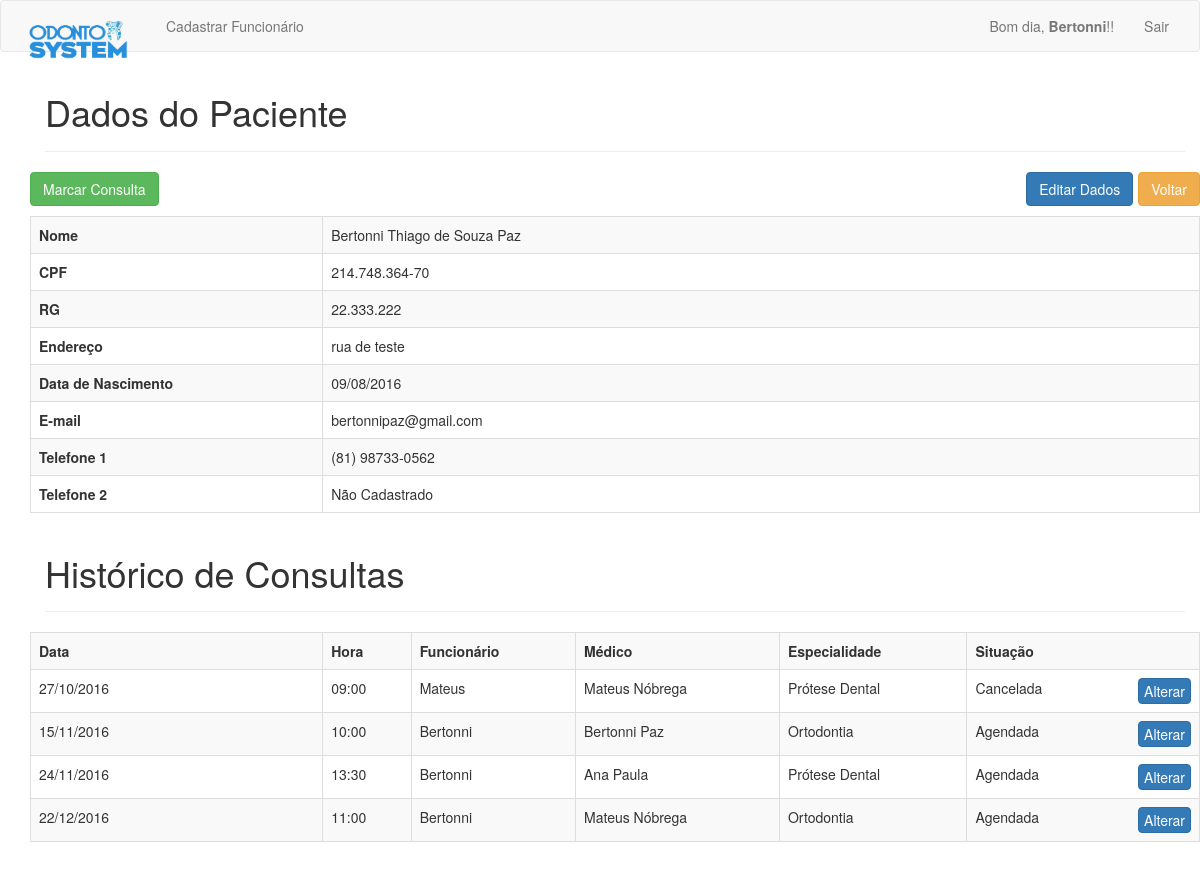
Page /php/paciente.php?id=6 (signed in) on the earlier database version.
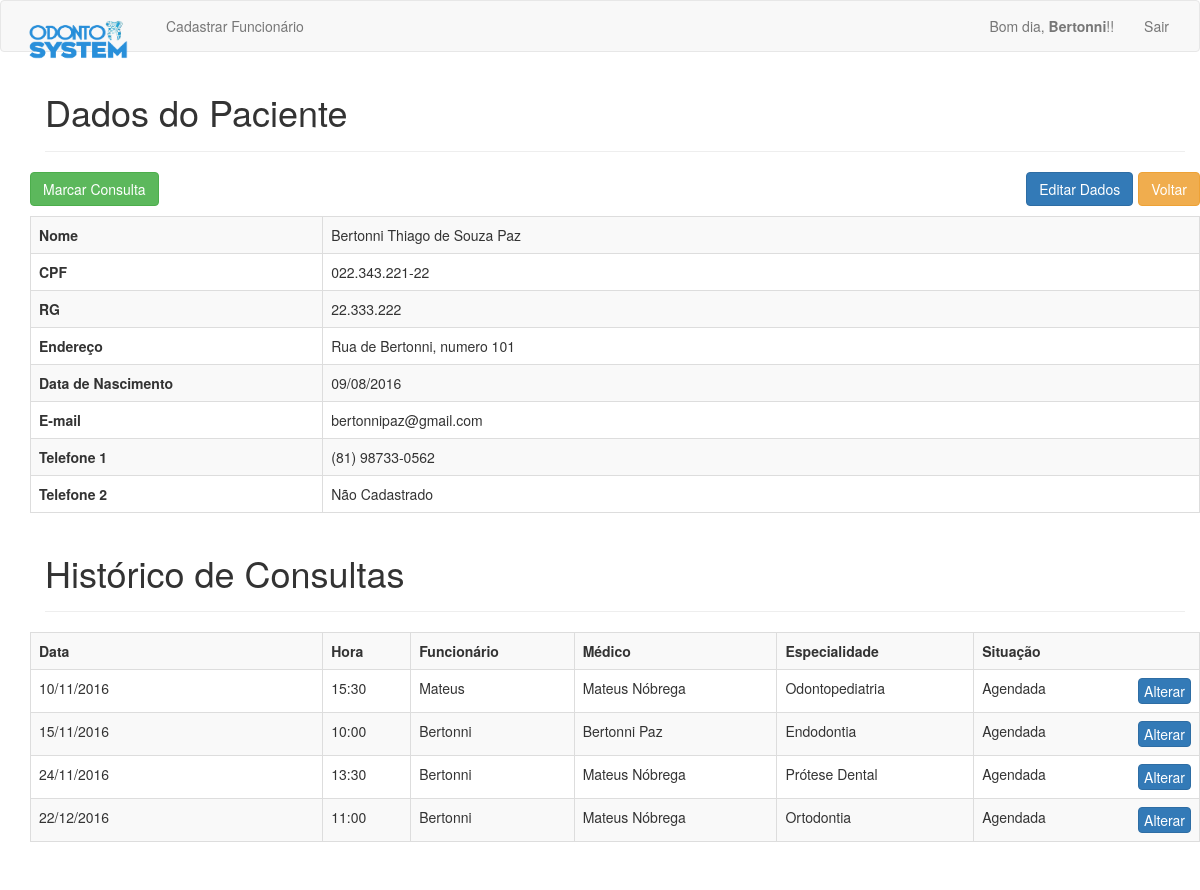
Same page on the later database version.
### tables this page shows
CREATE TABLE `pacientes` (
  `pac_id` int(11) NOT NULL,
  `pac_nome` varchar(100) NOT NULL,
  `pac_endereco` varchar(200) NOT NULL,
  `pac_rg` varchar(15) DEFAULT NULL,
  `pac_cpf` varchar(15) DEFAULT NULL,
  `pac_email` varchar(50) NOT NULL,
  `pac_data_nasc` date NOT NULL,
  `pac_telefone_1` varchar(15) NOT NULL,
  `pac_telefone_2` varchar(15) DEFAULT NULL
);

CREATE TABLE `agendamentos` (
  `agd_id` int(11) NOT NULL,
  `agd_fun_id` int(11) NOT NULL,
  `agd_pac_id` int(11) NOT NULL,
  `agd_data` date NOT NULL,
  `agd_hora` varchar(6) NOT NULL,
  `agd_status` varchar(10) NOT NULL,
  `agd_medico` varchar(50) NOT NULL,
  `agd_especialidade` varchar(50) NOT NULL
);

CREATE TABLE `funcionarios` (
  `fun_id` int(11) NOT NULL,
  `fun_nome` varchar(100) NOT NULL,
  `fun_data_nasc` date NOT NULL,
  `fun_usuario` varchar(20) NOT NULL,
  `fun_senha` varchar(256) NOT NULL,
  `fun_role` varchar(15) NOT NULL
);

### php/paciente.php (the view, shortened to what this page needs)
<?php
require_once 'cabecalho.php';
$id = $_GET['id'];
$sql = "SELECT * FROM pacientes WHERE pac_id = '$id'";
$result = mysqli_query($connection, $sql);
$array = mysqli_fetch_array($result);
if(isLogged()) {
	?>
	<div class="container marketing">
		<div class="container theme-showcase" role="main">
			<div id="cadastro_pac" class="page-header">
				<h1>Dados do Paciente</h1>
			</div>
			<div class="row">
				<a href="busca.php" class="btn btn-warning voltar">Voltar</a>
				<a href="consulta.php?id=<?= $id ?>" class="btn btn-success marcar">Marcar Consulta</a>
				<a href="editar_dados.php?id=<?= $id ?>" class="btn btn-primary editar">Editar Dados</a>
			<table class='table table-striped table-bordered'>
				<tr>
					<td class='td_one'><b>Nome</b></td>
					<td><?= $array['pac_nome'] ?></td>
				</tr>
				<tr>
					<td class='td_one'><b>CPF</b></td>
					<td><?= $array['pac_cpf'] ?></td>
				</tr>
				<tr>
					<td class='td_one'><b>RG</b></td>
					<td><?= $array['pac_rg'] ?></td>
				</tr>
				<tr>
					<td class='td_one'><b>Endereço</b></td>
					<td><?= $array['pac_endereco'] ?></td>
				</tr>
				<tr>
					<td class='td_one'><b>Data de Nascimento</b></td>
					<td><?= date_format(new DateTime($array['pac_data_nasc']), "d/m/Y") ?></td>
				</tr>
				<tr>
					<td class='td_one'><b>E-mail</b></td>
					<td><?= $array['pac_email'] ?></td>
				</tr>
				<tr>
					<td class='td_one'><b>Telefone 1</b></td>
					<td><?= $array['pac_telefone_1'] ?></td>
				</tr>
				<tr>
					<td class='td_one'><b>Telefone 2</b></td>
					<td><?= $array['pac_telefone_2'] ?></td>
				</tr>
			</table>
		</div>
		<?php
			$sql = "SELECT * FROM agendamentos WHERE agd_pac_id = '$id' ORDER BY agd_data ASC";
			$result = mysqli_query($connection, $sql);
			$rows = mysqli_num_rows($result);
			if($rows != 0) {
				?>
				<div id="cadastro_pac" class="page-header">
					<h1>Histórico de Consultas</h1>
				</div>
				<div class="row">
					<table class='table table-striped table-bordered'>
						<tr>
							<th>Data</th>
							<th>Hora</th>
							<th>Funcionário</th>
							<th>Médico</th>
							<th>Especialidade</th>
							<th>Situação</th>
						</tr>
						<?php
			while($consultas = mysqli_fetch_array($result)) {
				$id_consulta = $consultas['agd_id'];
				$id_func = $consultas['agd_fun_id'];
				$medico = $consultas['agd_medico'];
				$especialidade = $consultas['agd_especialidade'];
				$sql = "SELECT fun_usuario FROM funcionarios WHERE fun_id = '$id_func'";
				$resultado = mysqli_query($connection, $sql);
				$arr = mysqli_fetch_array($resultado);
				$funcionario = $arr['fun_usuario'];
				?>
				<tr>
					<td class='td_one'><?= date_format(new DateTime($consultas['agd_data']), "d/m/Y") ?></td>
					<td><?= $consultas['agd_hora'] ?></td>
					<td><?= $funcionario ?></td>
					<td><?= $medico ?></td>
					<td><?= $especialidade ?></td>
					<td>
						<?= $consultas['agd_status'] ?>
						<a class='btn btn-primary alterar marcar' href='editar_status_consulta.php?id=<?= $id ?>&consulta=<?= $id_consulta ?>'>Alterar</a>
					</td>
				</tr>
				<?php
			}
		} else {
		echo	"
					<div id='cadastro' class='page-header'>
						<h2>Não há consultas marcadas para esse paciente</h2>
					</div>
				";
		}
		?>
	</table>
</div>
</div>
<br>
<br>
		<?php
	}
	require_once 'rodape.php';
	?>

### php/cabecalho.php (shortened to what this page needs)
<?php
function isLogged() {
  return isset($_SESSION['usuario']);
}
function isAdmin() {
  return isset($_SESSION['admin']);
}
?>
<!DOCTYPE html>
<html lang="pt-br">
<head>
    <link href="../css/bootstrap.min.css" rel="stylesheet">
    <link href="../css/signin.css" rel="stylesheet">
    <link href="../css/meuEstilo.css" rel="stylesheet">
    <link href="../css/ie10-viewport-bug-workaround.css" rel="stylesheet">
</head>
<body>
	<nav class="navbar navbar-default">
  <div class="container-fluid">
    <div class="navbar-header">
      <a class="navbar-brand" href="home.php"><img src="../imagens/logo.png" width="120" height="50"></a>
    </div>
    <div class="collapse navbar-collapse" id="bs-example-navbar-collapse-1">
      <ul class="nav navbar-nav">
        <?php
        if(isLogged() && isAdmin()) {
        ?>
        <li class="list_item"><a href="cadastro_funcionarios.php">Cadastrar Funcionário</a></li>
        <?php } ?>
      </ul>
      <?php
      if(!isLogged()) {
      ?>
      <ul class="nav navbar-nav navbar-right">
        <li class="list_item"><a href="login.php">Entrar</a></li>
      </ul>
      <?php
      } else {
      ?>
      <ul class="nav navbar-nav navbar-right">
        <li><a href="#">
          <?php
          $hr = date(" H ");
          $hr = $hr-1;
          if($hr >= 12 && $hr < 18) {
            $resp = "Boa tarde";
          } else if ($hr >= 0 && $hr < 12){
            $resp = "Bom dia";
          } else {
            $resp = "Boa noite";
          }
          echo $resp . ", <b>" . $_SESSION['usuario'] . "</b>!!";
          ?>
          </a>
          </li>
          <li class="list_item"><a href="logout.php">Sair</a></li>
      </ul>
      <?php
      }
      ?>
    </div>
  </div>
</nav>

### php/rodape.php (shortened to what this page needs)
    </div>
</body>
</html>

### css/meuEstilo.css (style rules this page uses)
.td_one { width: 25%; }
.marcar { float: left; color: white; }
.voltar { margin-bottom: 10px; float: right; margin-left: 5px; }
.editar { float: right; }
.page-header { margin-top: 10px; }
.alterar { color: white; padding: 2px 5px; float: right; }

Differences in the rows shown:
changed pacientes "Bertonni Thiago de Souza Paz": pac_cpf "214.748.364-70" → "022.343.221-22"; pac_endereco "rua de teste" → "Rua de Bertonni, numero 101"
changed agendamentos "Mateus": agd_data "27/10/2016" → "10/11/2016"; agd_hora "09:00" → "15:30"; agd_especialidade "Prótese Dental" → "Odontopediatria"; agd_status "Cancelada" → "Agendada"
changed agendamentos "Bertonni Paz": agd_especialidade "Ortodontia" → "Endodontia"
changed agendamentos "Prótese Dental": agd_medico "Ana Paula" → "Mateus Nóbrega"
